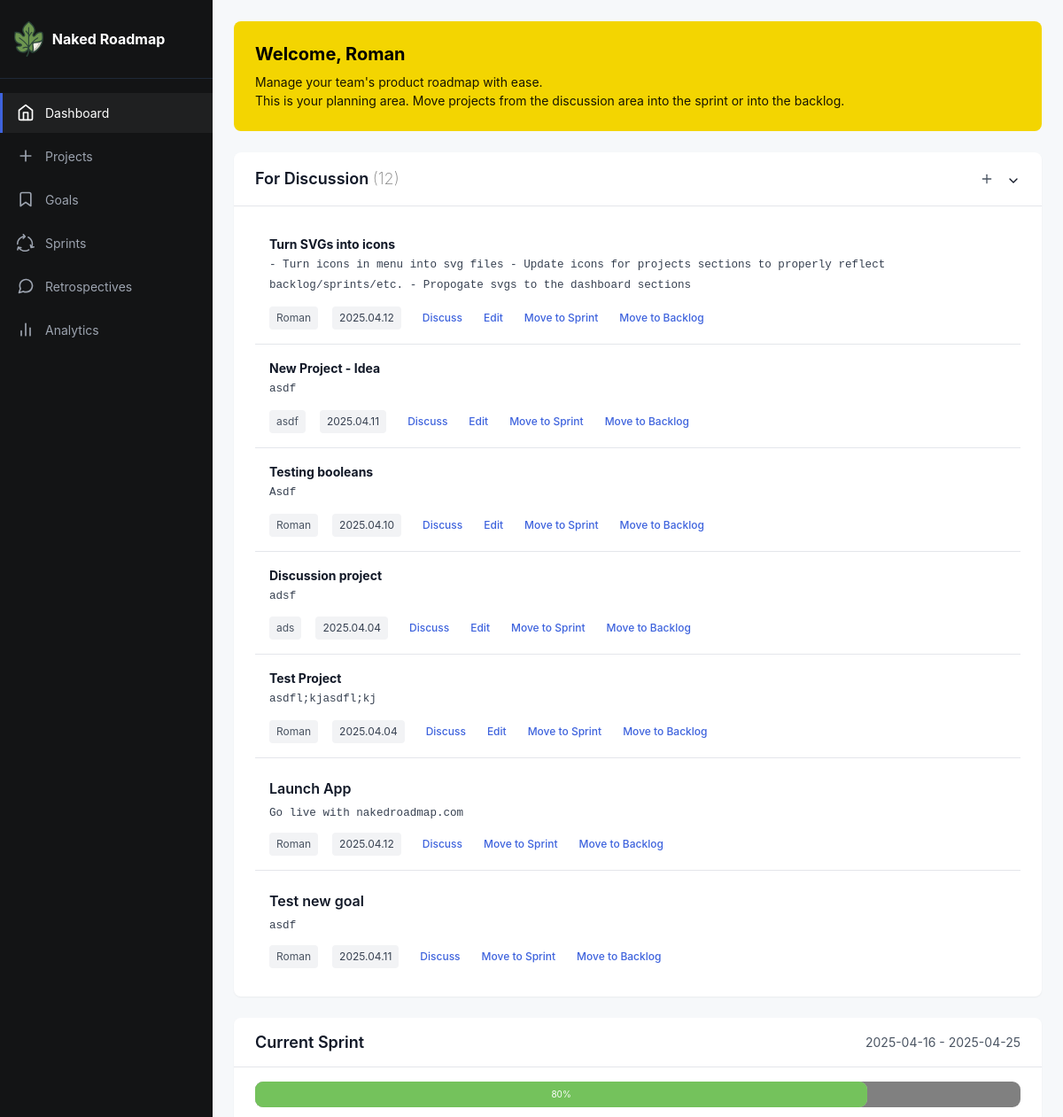
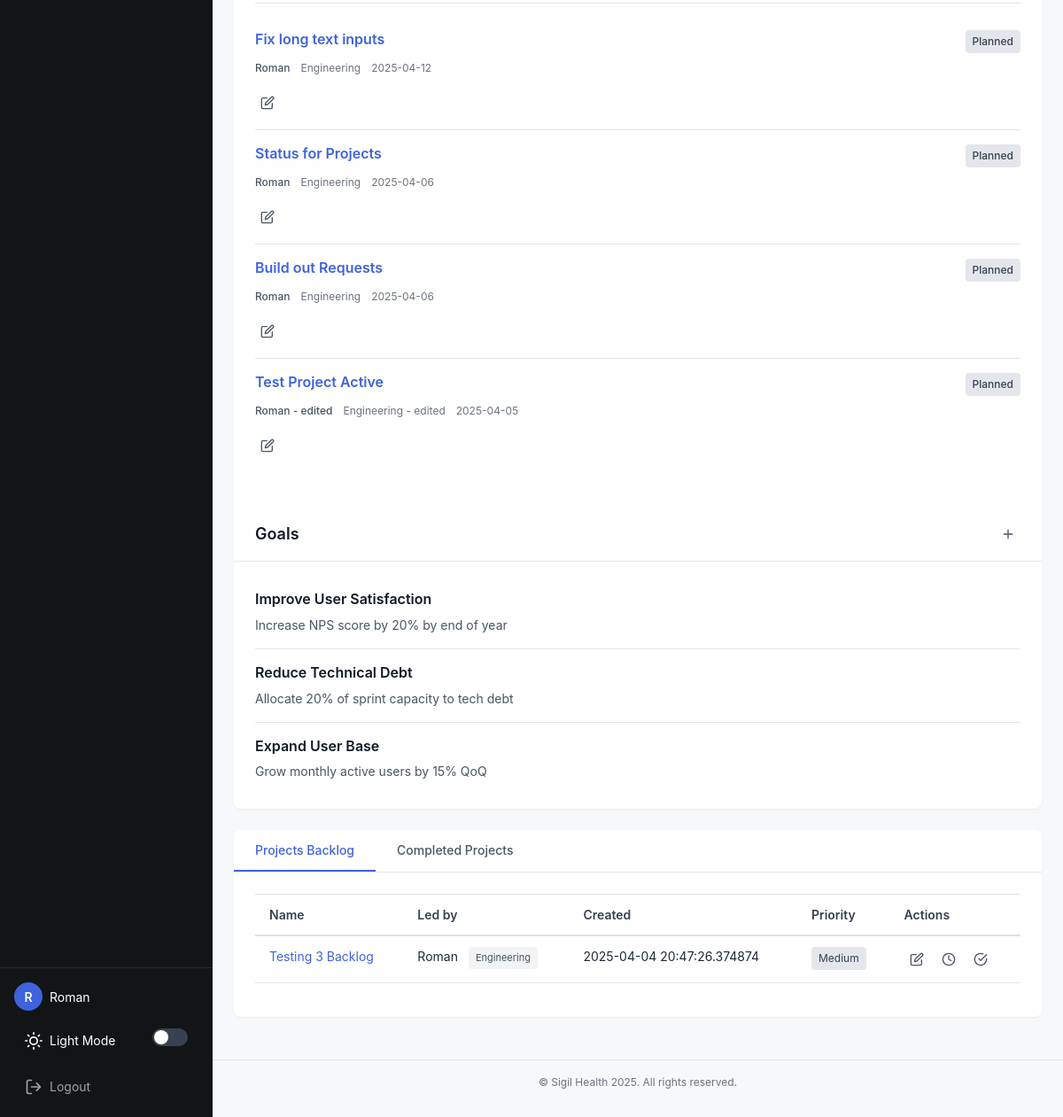
The app's page /index (signed in) with its own data (2 pictures, top to bottom).
### app/models.py (models this page shows, shortened)
class User(UserMixin, db.Model):
    id: so.Mapped[int] = so.mapped_column(primary_key=True)
    username: so.Mapped[str] = so.mapped_column(sa.String(64), index=True, unique=True)
    email: so.Mapped[str] = so.mapped_column(sa.String(120), index=True, unique=True)
    password_hash: so.Mapped[Optional[str]] = so.mapped_column(sa.String(256))
    posts: so.WriteOnlyMapped['Post'] = so.relationship(back_populates='author')

class Project(db.Model):
    __tablename__ = "project"
    id: so.Mapped[int] = so.mapped_column(primary_key=True)
    name: so.Mapped[str] = so.mapped_column(sa.TEXT())
    created: so.Mapped[datetime] = so.mapped_column(index=True, default=lambda: datetime.now(timezone.utc))
    dri: so.Mapped[str] = so.mapped_column(sa.TEXT())
    team: so.Mapped[str] = so.mapped_column(sa.TEXT())
    context: so.Mapped[str] = so.mapped_column(sa.TEXT())
    why: so.Mapped[str] = so.mapped_column(sa.TEXT())
    requirements: so.Mapped[str] = so.mapped_column(sa.TEXT())
    launch: so.Mapped[str] = so.mapped_column(sa.TEXT())
    location: so.Mapped[str] = so.mapped_column(sa.TEXT(),  nullable=True, default="discussion")

class Goal(db.Model):
    id: so.Mapped[int] = so.mapped_column(primary_key=True)
    created: so.Mapped[datetime] = so.mapped_column(index=True, default=lambda: datetime.now(timezone.utc))
    title: so.Mapped[str] = so.mapped_column(sa.TEXT())
    requested_by: so.Mapped[str] = so.mapped_column(sa.TEXT())
    details: so.Mapped[str] = so.mapped_column(sa.TEXT())
    user_id: so.Mapped[int] = so.mapped_column(sa.ForeignKey(User.id), index=True)

class Sprint(db.Model):
    id: so.Mapped[int] = so.mapped_column(primary_key=True)
    created: so.Mapped[datetime] = so.mapped_column(index=True, default=lambda: datetime.now(timezone.utc))
    title: so.Mapped[str] = so.mapped_column(sa.TEXT())
    date_start: so.Mapped[date] = so.mapped_column(index=True)
    date_end: so.Mapped[date] = so.mapped_column(index=True)
    goals: so.Mapped[str] = so.mapped_column(sa.TEXT(), nullable=True)
    status: so.Mapped[str] = so.mapped_column(sa.TEXT(), nullable=True)

### app/routes.py (the view)
@app.route('/')
@app.route('/index')
@login_required # If you want to toggle someone forced to log in to see roadmap, you can use this.
def index():
    projects = (
        Project.query
        .order_by(Project.created.desc())
        .all()
    )
    submittedGoals = (
        Goal.query
        .order_by(Goal.created.desc())
        .all()
    )
    sprints = (
        Sprint.query
        .order_by(Sprint.date_start.desc())
        .all()
    )
    return render_template('index.html', title='Home', projects=projects, goals=submittedGoals, config=Config, sprints=sprints)

### app/models.py (called while the page is built)
@login.user_loader
def load_user(id):
    return db.session.get(User, int(id))

### app/templates/index.html (shortened to what this page needs)
{% extends 'base.html' %}
{% block content %}
<div class="welcome-banner">
  <h2>Welcome, {{ current_user.username }}</h2>
  <p>Manage your team's product roadmap with ease.<br>
This is your planning area. Move projects from the discussion area into the sprint or into the backlog.</p>
</div>
<section class="section discussion-section">
  <div class="section-header collapsible-header" onclick="toggleDiscussionSection()">
    <h3>For Discussion <span style="color:gray; font-weight:200;">({{ projects|count }})</span></h3>
    <div class="header-actions">
      <a href="{{ url_for('createProject') }}" class="btn-icon" title="Add new Goal">
        <svg width="16" height="16" viewBox="0 0 24 24" fill="none" stroke="currentColor" stroke-width="2" stroke-linecap="round" stroke-linejoin="round">
          <line x1="12" y1="5" x2="12" y2="19"></line>
          <line x1="5" y1="12" x2="19" y2="12"></line>
        </svg>
      </a>
      <span class="collapse-icon">
        <svg width="16" height="16" viewBox="0 0 24 24" fill="none" stroke="currentColor" stroke-width="2" stroke-linecap="round" stroke-linejoin="round">
          <polyline points="6 9 12 15 18 9"></polyline>
        </svg>
      </span>
    </div>
  </div>
  <div class="discussion-list" id="discussion-list">
    {% for project in projects|selectattr('location', '==', "discussion") %}
    <div class="discussion-item" data-project-id="{{ project.id }}">
    <p><strong>{{ project.name }}</strong><br>
    <span class="discussion-details">{{ project.context }}</span></p>
    <div class="discussion-actions">
        <span class="requester date-badge">{{ project.dri }}</span> <span class="date-badge">{{ project.created.strftime('%Y.%m.%d') }}</span>
        <button class="btn-text">Discuss</button>
        <button class="btn-text">Edit</button>
        <button class="btn-text">Move to Sprint</button>
        <button class="btn-text">Move to Backlog</button>
    </div>
    </div>
    {% endfor %}
    {% for goal in goals %}
    <div class="discussion-item" data-project-id="{{ goal.id }}">
    <h4>{{ goal.title }}</h4>
    <p class="discussion-details">{{ goal.details }}</p>
    <div class="discussion-actions">
        <span class="requester date-badge">{{ goal.requested_by }}</span> <span class="date-badge">{{ goal.created.strftime('%Y.%m.%d') }}</span>
        <button class="btn-text">Discuss</button>
        <button class="btn-text">Move to Sprint</button>
        <button class="btn-text">Move to Backlog</button>
    </div>
    </div>
    {% endfor %}
  </div>
</section>
<section class="section two-column-section">
  <div class="column-wide">
    <div class="section-header">
      <h3>Current Sprint</h3>
      <span class="sprint-dates">
        {% if sprints|length > 0 %}
          {{ sprints[0].date_start }} - {{ sprints[0].date_end }}
        {% endif %}
      </span>
    </div>
    <div class="sprint-projects">
      <div class="container-progress-full">
          <div class="container-progress">
            <div class="skill html">80%</div>
            </div>
        </div>
        <hr>
      {% for project in projects|selectattr('location', '==', "sprint") %}
      <div class="project-item">
        <div class="project-header">
          <h4><a href="{{ url_for('project', project_id=project['id']) }}">{{ project.name }}</a></h4>
          <span class="status-badge
            {% if project.status == 'In Progress' %}status-in-progress
            {% elif project.status == 'Complete' %}status-complete
            {% elif project.status == 'Blocked' %}status-blocked
            {% else %}status-planned{% endif %}">
            {{ project.status|default('Planned') }}
          </span>
        </div>
        <div class="project-meta">
          <span class="project-owner">{{ project.dri }}</span>
          <span class="project-team">{{ project.team }}</span>
          <span class="project-date">{{ project.created.strftime('%Y-%m-%d')}}</span>
        </div>
        <div class="project-actions">
          <a href="{{ url_for('edit', project_id=project.id) }}" class="btn-icon" title="Edit project">
            <svg width="16" height="16" viewBox="0 0 24 24" fill="none" stroke="currentColor" stroke-width="2" stroke-linecap="round" stroke-linejoin="round">
              <path d="M11 4H4a2 2 0 0 0-2 2v14a2 2 0 0 0 2 2h14a2 2 0 0 0 2-2v-7"></path>
              <path d="M18.5 2.5a2.121 2.121 0 0 1 3 3L12 15l-4 1 1-4 9.5-9.5z"></path>
            </svg>
          </a>
        </div>
      </div>
      {% endfor %}
    </div>
  </div>
  <div class="column-narrow">
    <div class="section-header">
      <h3>Goals</h3>
      <a href="{{ url_for('submitGoal') }}" class="btn-icon" title="Add new Goal">
        <svg width="16" height="16" viewBox="0 0 24 24" fill="none" stroke="currentColor" stroke-width="2" stroke-linecap="round" stroke-linejoin="round">
          <line x1="12" y1="5" x2="12" y2="19"></line>
          <line x1="5" y1="12" x2="19" y2="12"></line>
        </svg>
      </a>
    </div>
    <div class="goals-list">
      <div class="goal-item">
        <h4>Improve User Satisfaction</h4>
        <p>Increase NPS score by 20% by end of year</p>
      </div>
      <div class="goal-item">
        <h4>Reduce Technical Debt</h4>
        <p>Allocate 20% of sprint capacity to tech debt</p>
      </div>
      <div class="goal-item">
        <h4>Expand User Base</h4>
        <p>Grow monthly active users by 15% QoQ</p>
      </div>
    </div>
  </div>
</section>
<section class="section tabbed-section">
  <div class="tabs">
    <button class="tab-btn active" data-tab="backlog">Projects Backlog</button>
    <button class="tab-btn" data-tab="completed">Completed Projects</button>
  </div>
  <div class="tab-content active" id="backlog-tab">
    <div class="table-responsive">
      <table class="table">
        <thead>
          <tr>
            <th>Name</th>
            <th>Led by</th>
            <th>Created</th>
            <th>Priority</th>
            <th>Actions</th>
          </tr>
        </thead>
        <tbody>
          {% for project in projects|selectattr('location', '==', "backlog") %}
          <tr>
            <td><a href="{{ url_for('project', project_id=project['id']) }}">{{ project.name }}</a></td>
            <td>{{ project.dri }} <span class="team-tag">{{ project.team }}</span></td>
            <td>{{ project.created }}</td>
            <td>
              <span class="priority-indicator
                {% if project.priority == 'High' %}priority-high
                {% elif project.priority == 'Medium' %}priority-medium
                {% else %}priority-low{% endif %}">
                {{ project.priority|default('Medium') }}
              </span>
            </td>
            <td>
              <div class="action-buttons">
                <a href="{{ url_for('edit', project_id=project.id) }}" class="btn-icon" title="Edit project">
                  <svg width="16" height="16" viewBox="0 0 24 24" fill="none" stroke="currentColor" stroke-width="2" stroke-linecap="round" stroke-linejoin="round">
                    <path d="M11 4H4a2 2 0 0 0-2 2v14a2 2 0 0 0 2 2h14a2 2 0 0 0 2-2v-7"></path>
                    <path d="M18.5 2.5a2.121 2.121 0 0 1 3 3L12 15l-4 1 1-4 9.5-9.5z"></path>
                  </svg>
                </a>
                <a href="#" class="btn-icon" title="Move to discussion">
                  <svg width="16" height="16" viewBox="0 0 24 24" fill="none" stroke="currentColor" stroke-width="2" stroke-linecap="round" stroke-linejoin="round">
                    <circle cx="12" cy="12" r="10"></circle>
                    <polyline points="12 6 12 12 16 14"></polyline>
                  </svg>
                </a>
                <a href="{{url_for('add_to_cycle', project_id=project.id, sprint_id=2) }}" class="btn-icon" title="Add to Sprint">
                  <svg width="16" height="16" viewBox="0 0 24 24" fill="none" stroke="currentColor" stroke-width="2" stroke-linecap="round" stroke-linejoin="round">
                    <path d="M22 11.08V12a10 10 0 1 1-5.93-9.14"></path>
                    <polyline points="22 4 12 14.01 9 11.01"></polyline>
                  </svg>
                </a>
              </div>
            </td>
          </tr>
          {% endfor %}
        </tbody>
      </table>
    </div>
  </div>
</section>
{% endblock %}

### app/templates/base.html (shortened to what this page needs)
<!doctype html>
<html lang="en" data-theme="light">
  <head>
    <link rel="stylesheet" href="https://stackpath.bootstrapcdn.com/bootstrap/4.3.1/css/bootstrap.min.css">
    <link rel="stylesheet" type="text/css" href={{ url_for('static', filename='style.css')}}>
    <link href="static/fonts/Mulish/Mulish-VariableFont_wght.ttf" rel="stylesheet">
  </head>
  <body>
    <div class="app-container">
      <div class="sidebar">
        <div class="sidebar-header">
          <a href="{{ url_for('index')}}" class="logo">
            <img src="{{ url_for('static', filename='fig-icon.svg')}}"  style="max-height:40px; margin-right:10px;">
            <span>Naked Roadmap</span>
          </a>
        </div>
        <nav class="sidebar-nav">
          <ul>
            <li>
              <a href="{{ url_for('index') }}" class="active">
                Dashboard
              </a>
            </li>
            <li>
              <a href="{{ url_for('projectspage') }}">
                <svg width="20" height="20" viewBox="0 0 24 24" fill="none" xmlns="http://www.w3.org/2000/svg">
                  <path d="M12 5v14M5 12h14" stroke="currentColor" stroke-width="2" stroke-linecap="round" stroke-linejoin="round"/>
                </svg>
                Projects
              </a>
            </li>
            <li>
              <a href="#">
                <svg width="20" height="20" viewBox="0 0 24 24" fill="none" xmlns="http://www.w3.org/2000/svg">
                  <path d="M19 21l-7-5-7 5V5a2 2 0 012-2h10a2 2 0 012 2v16z" stroke="currentColor" stroke-width="2" stroke-linecap="round" stroke-linejoin="round"/>
                </svg>
                Goals
              </a>
            </li>
            <li>
              <a href="{{ url_for('createSprint') }}">
                Sprints
              </a>
            </li>
            <li>
              <a href="#">
                Retrospectives
              </a>
            </li>
            <li>
              <a href="#">
                <svg width="20" height="20" viewBox="0 0 24 24" fill="none" xmlns="http://www.w3.org/2000/svg">
                  <path d="M18 20V10M12 20V4M6 20v-6" stroke="currentColor" stroke-width="2" stroke-linecap="round" stroke-linejoin="round"/>
                </svg>
                Analytics
              </a>
            </li>
          </ul>
        </nav>
        <div class="sidebar-footer">
          {% if current_user.is_anonymous %}
          <a href="{{ url_for('login') }}" class="btn-login">
            <svg width="20" height="20" viewBox="0 0 24 24" fill="none" xmlns="http://www.w3.org/2000/svg">
              <path d="M15 3h4a2 2 0 012 2v14a2 2 0 01-2 2h-4M10 17l5-5-5-5M15 12H3" stroke="currentColor" stroke-width="2" stroke-linecap="round" stroke-linejoin="round"/>
            </svg>
            Login
          </a>
          <div class="theme-switch">
            <svg class="theme-switch-icon" xmlns="http://www.w3.org/2000/svg" width="20" height="20" viewBox="0 0 24 24" fill="none" stroke="currentColor" stroke-width="2" stroke-linecap="round" stroke-linejoin="round">
              <circle cx="12" cy="12" r="5"></circle>
              <line x1="12" y1="1" x2="12" y2="3"></line>
              <line x1="12" y1="21" x2="12" y2="23"></line>
              <line x1="4.22" y1="4.22" x2="5.64" y2="5.64"></line>
              <line x1="18.36" y1="18.36" x2="19.78" y2="19.78"></line>
              <line x1="1" y1="12" x2="3" y2="12"></line>
              <line x1="21" y1="12" x2="23" y2="12"></line>
              <line x1="4.22" y1="19.78" x2="5.64" y2="18.36"></line>
              <line x1="18.36" y1="5.64" x2="19.78" y2="4.22"></line>
            </svg>
            <span class="theme-switch-text">Light Mode</span>
            <label class="toggle-switch">
              <input type="checkbox" id="theme-toggle">
              <span class="toggle-slider"></span>
            </label>
          </div>
          {% else %}
          <div class="user-info">
            <div class="user-avatar">{{ current_user.username[0] }}</div>
            <span>{{ current_user.username }}</span>
          </div>
          <div class="theme-switch">
            <span class="theme-switch-text">Light Mode</span>
            <label class="toggle-switch">
              <span class="toggle-slider"></span>
            </label>
          </div>
          <a href="{{ url_for('logout') }}" class="btn-logout">
            <svg width="20" height="20" viewBox="0 0 24 24" fill="none" xmlns="http://www.w3.org/2000/svg">
              <path d="M9 21H5a2 2 0 01-2-2V5a2 2 0 012-2h4M16 17l5-5-5-5M21 12H9" stroke="currentColor" stroke-width="2" stroke-linecap="round" stroke-linejoin="round"/>
            </svg>
            Logout
          </a>
          {% endif %}
        </div>
      </div>
      <div class="main-content">
        <div class="content-container">
          {% block content %}{% endblock %}
        </div>
        <footer class="app-footer">
          <p>&copy; {{ config.company_name }} 2025. All rights reserved.</p>
        </footer>
      </div>
    </div>
  </body>
</html>

### app/templates/index.html (style rules this page uses)
.container-progress-full { background-color: grey; width: 100%; border-radius: 9px; }
.container-progress { background-color: rgb(192, 192, 192); width: 80%; border-radius: 9px; }
.skill { background-color: rgb(116, 194, 92); color: white; padding: 1%; text-align: center; font-size: 10px; border-radius: 9px; }

### records on screen
User: username "R", username "Roman"
Project: name "Turn SVGs into icons", context "- Turn icons in menu into svg files - Update icons for projects sections to properly reflect backlog/sprints/etc. - Propogate svgs to the dashboard sections", dri "Roman", created "2025.04.12"
Project: name "New Project - Idea", context "asdf", dri "asdf", created "2025.04.11"
Project: name "Testing booleans", context "Asdf", dri "Roman", created "2025.04.10"
Project: name "Discussion project", context "adsf", dri "ads", created "2025.04.04"
Project: name "Test Project", context "asdfl;kjasdfl;kj", dri "Roman", created "2025.04.04"
Goal: title "Launch App", details "Go live with nakedroadmap.com", requested_by "Roman", created "2025.04.12"
Goal: title "Test new goal", details "asdf", requested_by "Roman", created "2025.04.11"
Sprint: date_start "2025-04-16", date_end "2025-04-25"
Project: name "Fix long text inputs", status "Planned", dri "Roman", team "Engineering", created "2025-04-12"
Project: name "Status for Projects", status "Planned", dri "Roman", team "Engineering", created "2025-04-06"
Project: name "Build out Requests", status "Planned", dri "Roman", team "Engineering", created "2025-04-06"
Project: name "Test Project Active", status "Planned", dri "Roman - edited", team "Engineering - edited", created "2025-04-05"
Project: name "Testing 3 Backlog", dri "Roman", team "Engineering", created "2025-04-04 20:47:26.374874", priority "Medium"

### other values on screen
{{ projects|count }} "12"
{{ config.company_name }} "Sigil Health"
